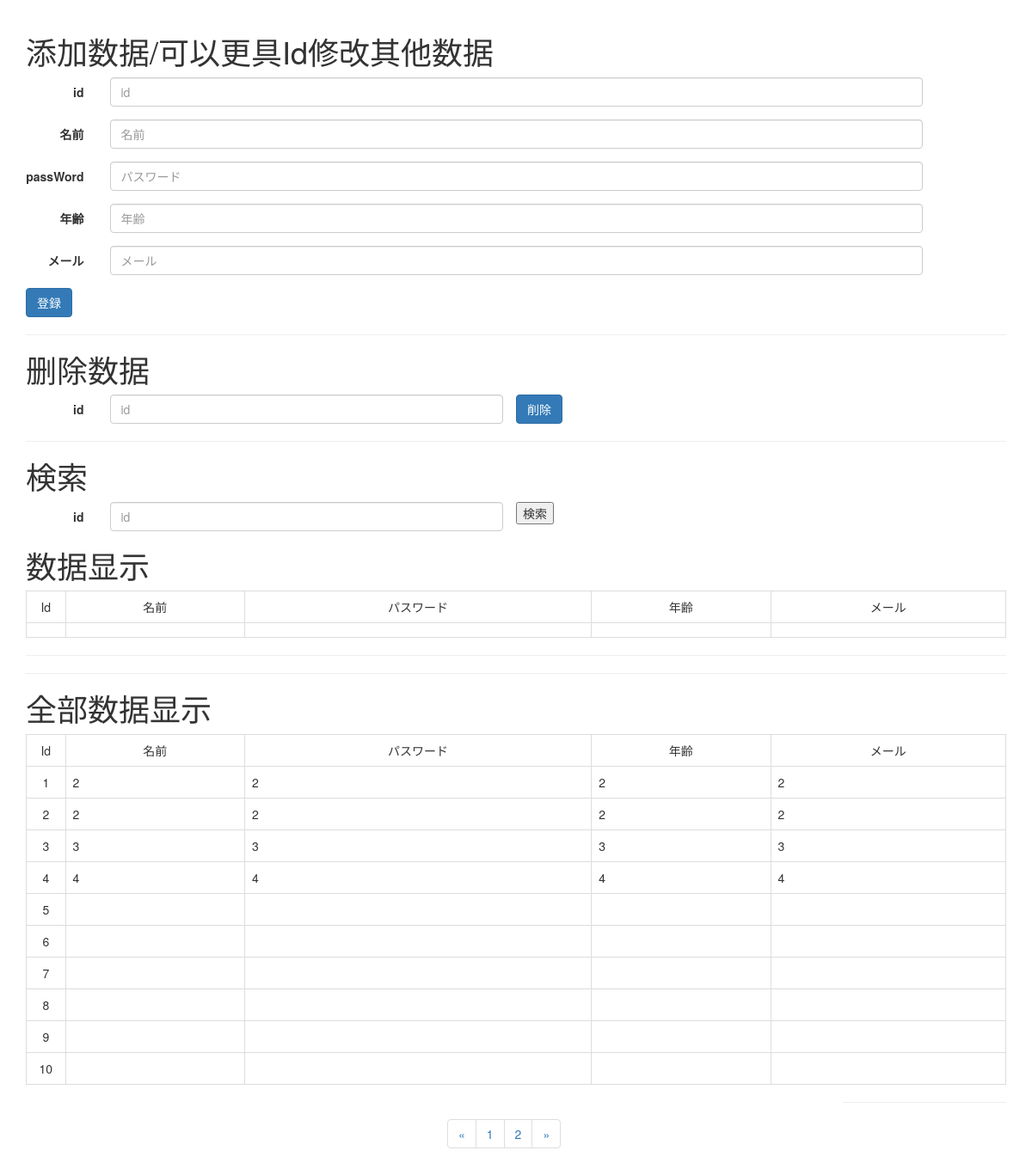
The app's page /demo/index/, older data.
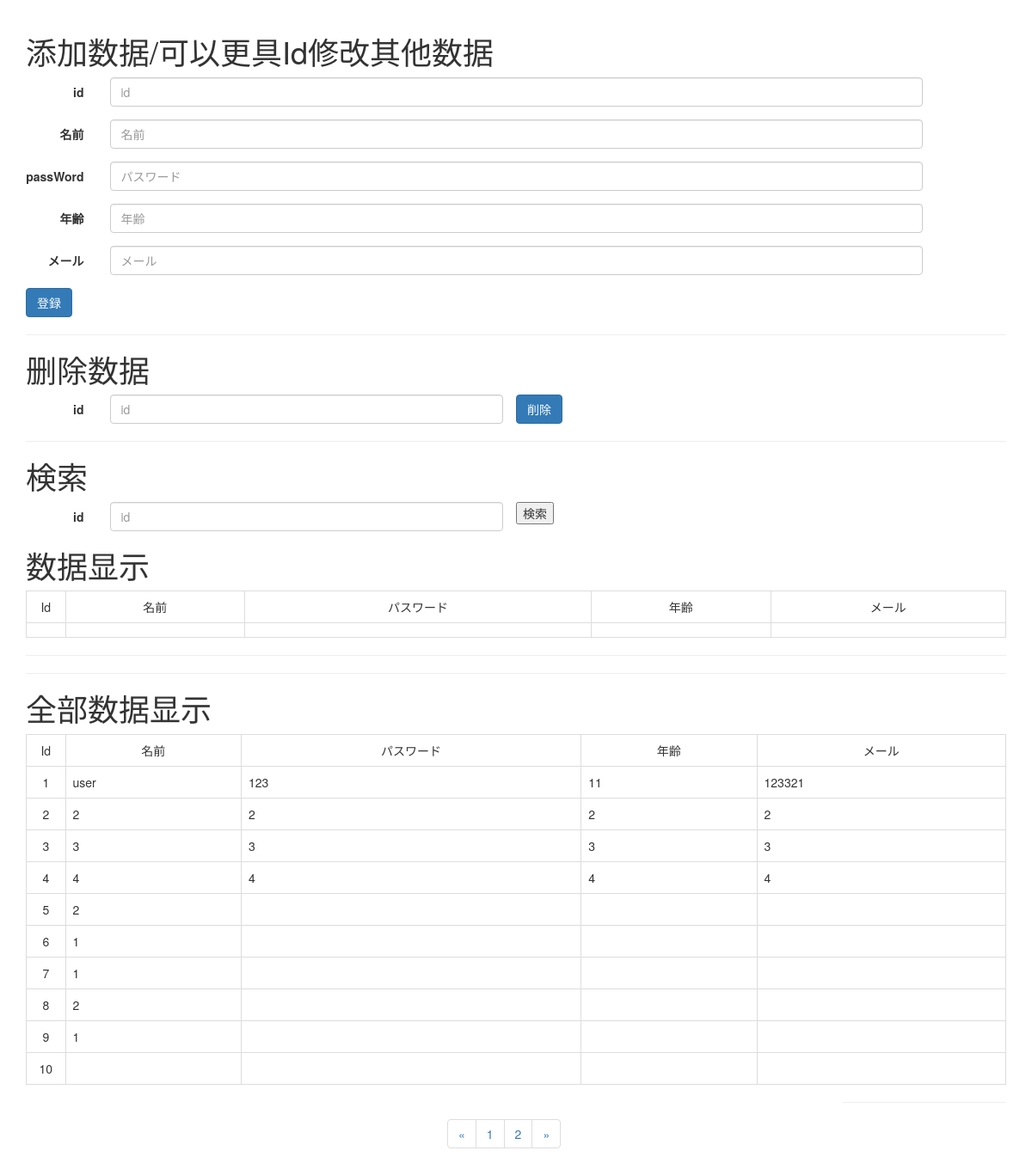
The same page, newer data.
### demo/models.py (models this page shows)
class UserInfoDemo(models.Model):
    userId = models.CharField(primary_key=True, max_length=20, verbose_name='userId')
    userName = models.CharField(blank=True, max_length=20, verbose_name='userName')
    passWord = models.CharField(blank=True, max_length=20, verbose_name='passWord')
    userAge = models.CharField(blank=True, max_length=3, verbose_name='userAge')
    userMail = models.CharField(blank=True, max_length=20, verbose_name='userMail')
    class Meta:
        managed = False
        db_table = 'UserInfoDemo'

### demo/views.py (the view)
# urls.py: path('index/', demo.views.index),
def index(request):
    page = request.GET.get('page')
    if page:
        page = int(page)
    else:
        page = 1
    print(page)
    detail_info = models.UserInfoDemo.objects.all()
    paginator = Paginator(detail_info, 10)
    page_num = paginator.num_pages
    page_article_list = paginator.page(page)
    if page_article_list.has_next():
        next_page = page + 1
    else:
        next_page = page
    if page_article_list.has_previous():
        previous_page = page - 1
    else:
        previous_page = page
    return render(request, 'index.html',
                  {
                      'user_info': page_article_list,
                      'page_num': range(1, page_num + 1),
                      'curr_page': page,
                      'next_page': next_page,
                      'previous_page': previous_page
                  }
                  )

### templates/index.html (shortened to what this page needs)
<!DOCTYPE html>
<html ng-app="myApp" lang="ja">
<head>
    <link rel="stylesheet" type="text/css" href="//maxcdn.bootstrapcdn.com/bootstrap/3.3.6/css/bootstrap.min.css">
</head>
<body class="container">
<div ng-controller="AppController">
    <h1>添加数据/可以更具Id修改其他数据</h1>
    <form method="post" action="/demo/dataAdd/" class="form-horizontal">
        <div class="form-group">
            <label for="userid" class="col-sm-1 control-label">id</label>
            <div class="col-sm-10">
                <input type="text" class="form-control" name="userId" placeholder="id" value="">
            </div>
        </div>
        <div class="form-group">
            <label for="uesrname" class="col-sm-1 control-label">名前</label>
            <div class="col-sm-10">
                <input type="text" class="form-control" name="userName" placeholder="名前" ng-model="uesrname">
            </div>
        </div>
        <div class="form-group">
            <label for="password" class="col-sm-1 control-label">passWord</label>
            <div class="col-sm-10">
                <input type="text" class="form-control" name="passWord" placeholder="パスワード" ng-model="password">
            </div>
        </div>
        <div class="form-group">
            <label for="userage" class="col-sm-1 control-label">年齢</label>
            <div class="col-sm-10">
                <input type="text" class="form-control" name="userAge" placeholder="年齢" ng-model="userage">
            </div>
        </div>
        <div class="form-group">
            <label for="usermail" class="col-sm-1 control-label">メール</label>
            <div class="col-sm-10">
                <input type="text" class="form-control" name="userMail" placeholder="メール" ng-model="usermail">
            </div>
        </div>
        <button class="btn btn-primary">登録</button>
    </form>
</div>
<hr>
<div ng-controller="AppController">
    <h1>删除数据</h1>
    <form method="post" action="/demo/delete/" class="form-horizontal">
        <div class="form-group">
            <label for="userid" class="col-sm-1 control-label">id</label>
            <div class="col-sm-5">
                <input type="text" class="form-control" name="userId" placeholder="id" value="">
            </div>
            <button class="btn btn-primary">削除</button>
        </div>
    </form>
</div>
<hr>
<div>
    <div ng-controller="AppController">
        <h1>検索</h1>
        <form method="set" action="/demo/select/" class="form-horizontal">
            <div class="form-group">
                <label for="userid" class="col-sm-1 control-label">id</label>
                <div class="col-sm-5">
                    <input type="text" class="form-control" name="userId" placeholder="id" value="">
                </div>
                <input type="submit" value="検索">
            </div>
        </form>
        <div>
            <h1>数据显示</h1>
            <table class="table table-bordered ">
                <tr class="text-center">
                    <td style="width: 4%;">Id</td>
                    <td>名前</td>
                    <td>パスワード</td>
                    <td>年齢</td>
                    <td>メール</td>
                </tr>
                <tr>
                    <td class="text-center">{{ user_select.userId }}</td>
                    <td>{{ user_select.userName }}</td>
                    <td>{{ user_select.passWord }}</td>
                    <td>{{ user_select.userAge }}</td>
                    <td>{{ user_select.userMail }}</td>
                </tr>
            </table>
        </div>
        <hr>
    </div>
</div>
<hr>
<div ng-controller="AppController">
    <div>
        <h1>全部数据显示</h1>
        <table class="table table-bordered ">
            <tr class="text-center">
                <td style="width: 4%;">Id</td>
                <td>名前</td>
                <td>パスワード</td>
                <td>年齢</td>
                <td>メール</td>
            </tr>
            {% for UserInfoDemo in user_info %}
                <tr>
                    <td class="text-center">{{ UserInfoDemo.userId }}</td>
                    <td>{{ UserInfoDemo.userName }}</td>
                    <td>{{ UserInfoDemo.passWord }}</td>
                    <td>{{ UserInfoDemo.userAge }}</td>
                    <td>{{ UserInfoDemo.userMail }}</td>
                </tr>
            {% endfor %}
        </table>
        <div class="boby-footer">
            <div class="col-md-5 col-md-offset-5">
                <nav aria-label="Page navigation">
                    <ul class="pagination">
                        <li>
                            <a href="?page={{ previous_page }}" aria-label="Previous">
                                <span aria-hidden="true">&laquo;</span>
                            </a>
                        </li>
                        {% for num in page_num %}
                            <li><a href="?page={{ num }}">{{ num }}</a></li>
                        {% endfor %}
                        <li>
                            <a href="?page={{ next_page }}" aria-label="Next">
                                <span aria-hidden="true">&raquo;</span>
                            </a>
                        </li>
                    </ul>
                </nav>
            </div>
        </div>
    </div>
    <hr>
</div>
</body>
</html>

Row changes from the older to the newer data that the page shows:
changed UserInfoDemo id 1: userName "2" → "user"; passWord "2" → "123"; userAge "2" → "11"; userMail "2" → "123321"
changed UserInfoDemo id 5: userName (not shown) → "2"
changed UserInfoDemo id 6: userName (not shown) → "1"
changed UserInfoDemo id 7: userName (not shown) → "1"
changed UserInfoDemo id 8: userName (not shown) → "2"
changed UserInfoDemo id 9: userName (not shown) → "1"
